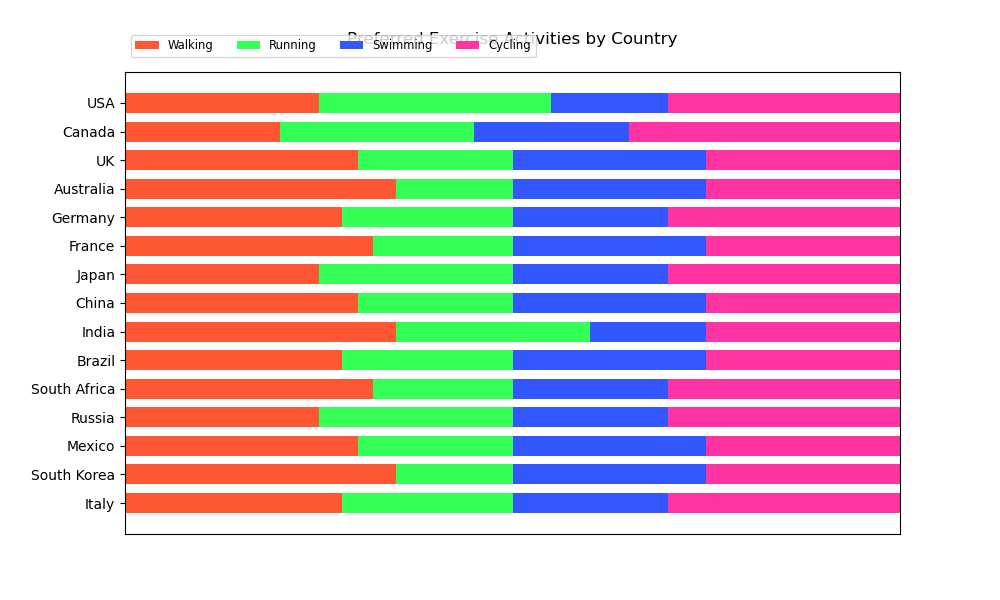

Here is the Python script that generated this plot:

import matplotlib.pyplot as plt
import numpy as np

categories = ['USA', 'Canada', 'UK', 'Australia', 'Germany', 'France', 'Japan', 'China', 'India', 'Brazil', 'South Africa', 'Russia', 'Mexico', 'South Korea', 'Italy']
walking = [25, 20, 30, 35, 28, 32, 25, 30, 35, 28, 32, 25, 30, 35, 28]
running = [30, 25, 20, 15, 22, 18, 25, 20, 25, 22, 18, 25, 20, 15, 22]
swimming = [15, 20, 25, 25, 20, 25, 20, 25, 15, 25, 20, 20, 25, 25, 20]
cycling = [30, 35, 25, 25, 30, 25, 30, 25, 25, 25, 30, 30, 25, 25, 30]

# Data
data = np.array([walking, running, swimming, cycling])
data_cum = data.cumsum(axis=0)

# Color scheme
colors = ['#FF5733', '#33FF57', '#3357FF', '#FF33A1']

fig, ax = plt.subplots(figsize=(10, 6))

ax.invert_yaxis()
ax.xaxis.set_visible(False)
ax.set_xlim(0, np.sum(data, axis=0).max())

# Plot bars
for i, (colname, color) in enumerate(zip(['Walking', 'Running', 'Swimming', 'Cycling'], colors)):
    widths = data[i]
    starts = data_cum[i] - widths
    rects = ax.barh(categories, widths, left=starts, height=0.7, label=colname, color=color)

# Add a legend and title
ax.legend(ncol=4, bbox_to_anchor=(0., 1.02, 1., .102), loc='lower left', fontsize='small')
ax.set_title('Preferred Exercise Activities by Country', pad=20)

plt.show()
